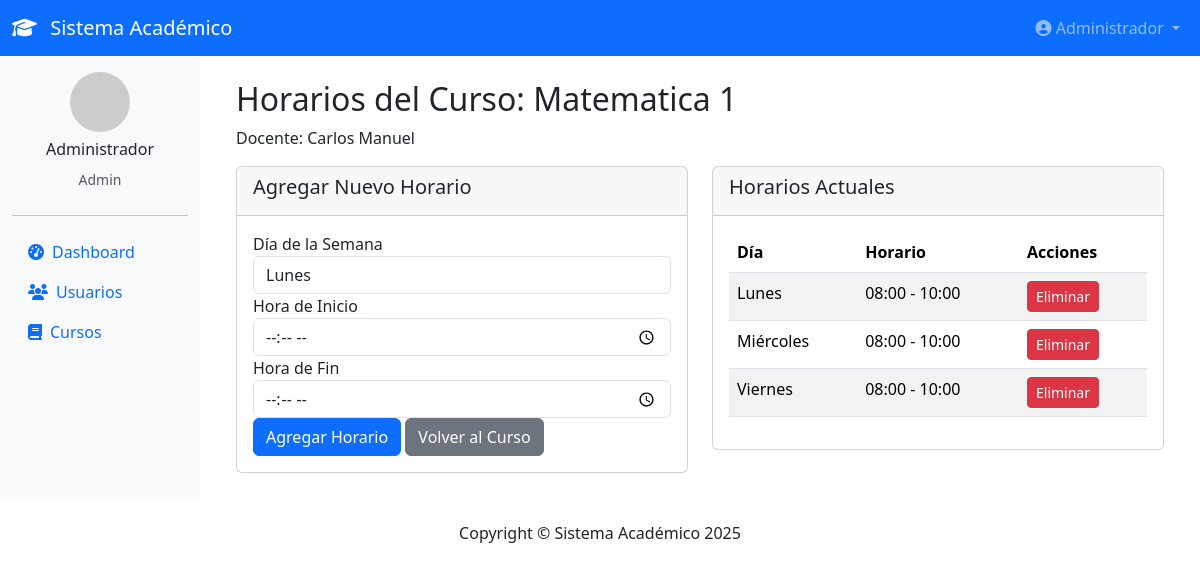
The app's page /admin/cursos/horarios.php?id=1 (signed in) with its own data.
### tables this page shows
CREATE TABLE `cursos` (
  `id_curso` int(11) NOT NULL AUTO_INCREMENT,
  `nombre_curso` varchar(100) NOT NULL,
  `descripcion` text DEFAULT NULL,
  `id_docente` int(11) NOT NULL,
  `contrasena` varchar(255) NOT NULL,
  `capacidad` int(11) NOT NULL DEFAULT 50,
  `grupo` enum('A','B') DEFAULT NULL,
  PRIMARY KEY (`id_curso`),
  KEY `id_docente` (`id_docente`),
  CONSTRAINT `cursos_ibfk_1` FOREIGN KEY (`id_docente`) REFERENCES `usuarios` (`id_usuario`) ON DELETE CASCADE
);

CREATE TABLE `usuarios` (
  `id_usuario` int(11) NOT NULL AUTO_INCREMENT,
  `nombre` varchar(100) NOT NULL,
  `correo` varchar(100) NOT NULL,
  `contrasena` varchar(255) NOT NULL,
  `rol` enum('docente','estudiante','admin') NOT NULL,
  `fecha_registro` timestamp NOT NULL DEFAULT current_timestamp(),
  `primer_login` tinyint(1) DEFAULT 0,
  `mfa_codigo` varchar(10) DEFAULT NULL,
  PRIMARY KEY (`id_usuario`),
  UNIQUE KEY `correo` (`correo`)
);

CREATE TABLE `horarios` (
  `id_horario` int(11) NOT NULL AUTO_INCREMENT,
  `id_curso` int(11) NOT NULL,
  `dia_semana` enum('Lunes','Martes','Miércoles','Jueves','Viernes','Sábado','Domingo') NOT NULL,
  `hora_inicio` time NOT NULL,
  `hora_fin` time NOT NULL,
  PRIMARY KEY (`id_horario`),
  KEY `id_curso` (`id_curso`),
  CONSTRAINT `horarios_ibfk_1` FOREIGN KEY (`id_curso`) REFERENCES `cursos` (`id_curso`) ON DELETE CASCADE
);

### admin/cursos/horarios.php (the view, shortened to what this page needs)
<?php
require_once '../../includes/auth.php';
$id_curso = $_GET['id'];
$stmt = $pdo->prepare("SELECT c.*, u.nombre as docente FROM cursos c
                      JOIN usuarios u ON c.id_docente = u.id_usuario
                      WHERE c.id_curso = ?");
$stmt->execute([$id_curso]);
$curso = $stmt->fetch();
$stmt = $pdo->prepare("SELECT * FROM horarios WHERE id_curso = ? ORDER BY dia_semana, hora_inicio");
$stmt->execute([$id_curso]);
$horarios = $stmt->fetchAll();
?>
<?php include '../../includes/header.php'; ?>
<div class="container mt-4">
    <h2>Horarios del Curso: <?php echo htmlspecialchars($curso['nombre_curso']); ?></h2>
    <p>Docente: <?php echo htmlspecialchars($curso['docente']); ?></p>
    <div class="row">
        <div class="col-md-6">
            <div class="card mb-4">
                <div class="card-header">
                    <h5>Agregar Nuevo Horario</h5>
                </div>
                <div class="card-body">
                    <form method="POST">
                        <div class="form-group">
                            <label for="dia_semana">Día de la Semana</label>
                            <select class="form-control" id="dia_semana" name="dia_semana" required>
                                <option value="Lunes">Lunes</option>
                            </select>
                        </div>
                        <div class="form-group">
                            <label for="hora_inicio">Hora de Inicio</label>
                            <input type="time" class="form-control" id="hora_inicio" name="hora_inicio" required>
                        </div>
                        <div class="form-group">
                            <label for="hora_fin">Hora de Fin</label>
                            <input type="time" class="form-control" id="hora_fin" name="hora_fin" required>
                        </div>
                        <button type="submit" class="btn btn-primary">Agregar Horario</button>
                        <a href="ver.php?id=<?php echo $id_curso; ?>" class="btn btn-secondary">Volver al Curso</a>
                    </form>
                </div>
            </div>
        </div>
        <div class="col-md-6">
            <div class="card">
                <div class="card-header">
                    <h5>Horarios Actuales</h5>
                </div>
                <div class="card-body">
                    <?php if (count($horarios) > 0): ?>
                    <table class="table table-striped">
                        <thead>
                            <tr>
                                <th>Día</th>
                                <th>Horario</th>
                                <th>Acciones</th>
                            </tr>
                        </thead>
                        <tbody>
                            <?php foreach ($horarios as $horario): ?>
                            <tr>
                                <td><?php echo $horario['dia_semana']; ?></td>
                                <td><?php echo substr($horario['hora_inicio'], 0, 5); ?> - <?php echo substr($horario['hora_fin'], 0, 5); ?></td>
                                <td>
                                    <a href="horarios.php?id=<?php echo $id_curso; ?>&eliminar=<?php echo $horario['id_horario']; ?>"
                                       class="btn btn-sm btn-danger" onclick="return confirm('¿Eliminar este horario?')">
                                        Eliminar
                                    </a>
                                </td>
                            </tr>
                            <?php endforeach; ?>
                        </tbody>
                    </table>
                    <?php else: ?>
                    <p>No hay horarios asignados a este curso.</p>
                    <?php endif; ?>
                </div>
            </div>
        </div>
    </div>
</div>
<?php include '../../includes/footer.php'; ?>

### records on screen
cursos: nombre_curso "Matematica 1", id_docente.nombre "Carlos Manuel"
horarios: dia_semana "Lunes", hora_inicio "08:00", hora_fin "10:00"
horarios: dia_semana "Miércoles", hora_inicio "08:00", hora_fin "10:00"
horarios: dia_semana "Viernes", hora_inicio "08:00", hora_fin "10:00"

### other values on screen
$_SESSION['nombre'] "Administrador"
$_SESSION['rol'] "Admin"
